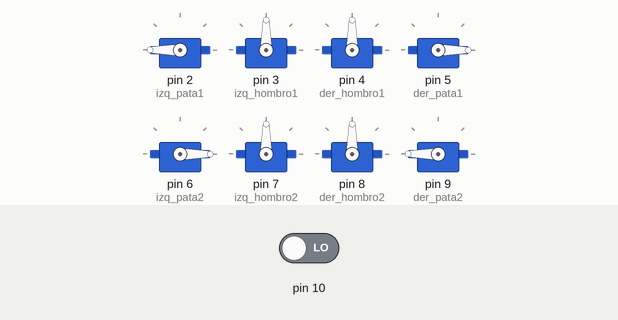
Recording of a sketch running on a simulated Arduino Uno, built with avr-gcc and run on an emulated ATmega328P. Parts: 8 × servo. Inputs (shaded band) come from the test bench; at power-on: pin 10 LOW.

Above: at 1.2 s.
1.3 s: pin 10 driven HIGH
At 1.4 s:
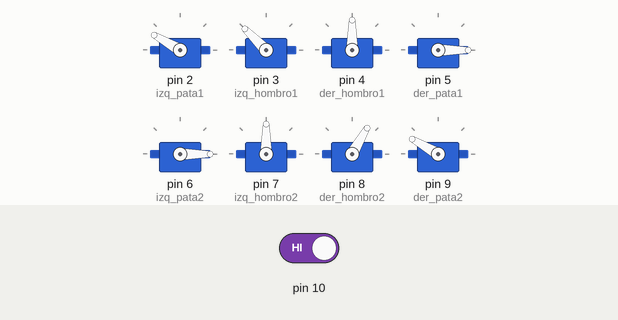
4.3 s: pin 10 driven LOW
At 6.5 s:
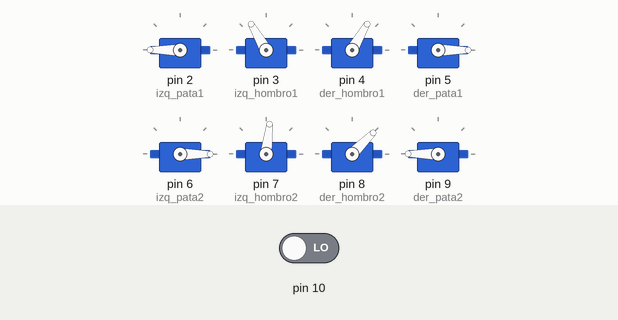
7.3 s: pin 10 driven HIGH
At 7.4 s:
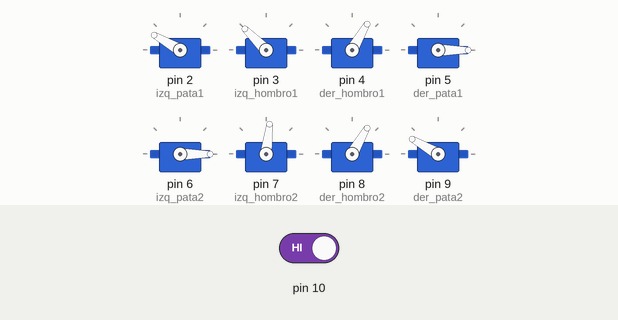
Timing chart, 0 to 16.3 s (numbered marks = the images above; inputs shaded):
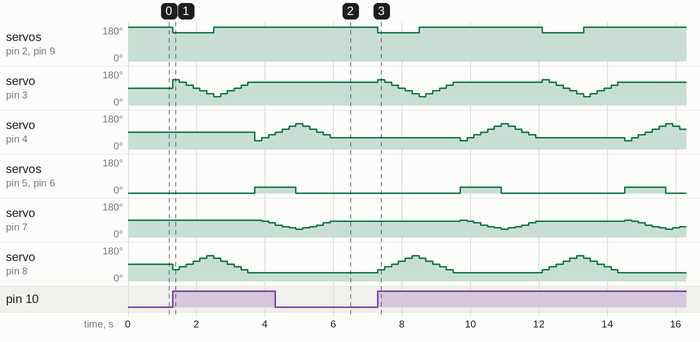

The sketch:

Aranita.ino
```cpp
#include<Servo.h>
// prueba de git
// Declaración de los servo motores
Servo izq_pata1;
Servo izq_hombro1;
Servo der_pata1;
Servo der_hombro1;

Servo izq_pata2;
Servo izq_hombro2;
Servo der_pata2;
Servo der_hombro2;
int swich = 1 ;


// posiciones de las articulaciones
int ang_i_p1[] = {150, 150, 150, 150, 150, 150, 180, 180, 180, 180, 180, 180};
int ang_i_h1[] = {135, 120, 105, 90, 75, 60, 45, 60, 75, 90, 105, 120};
int ang_d_p1[] = { 30, 30, 30, 30, 30, 30, 0, 0, 0, 0, 0, 0};
int ang_d_h1[] = {45, 60, 75, 90, 105, 120, 135, 120, 105, 90, 75, 60};

int ang_i_p2[] = {30, 30, 30, 30, 30, 30, 0, 0, 0, 0, 0, 0};
int ang_i_h2[] = {90, 83, 76, 62, 55, 48, 41, 48, 55, 62, 76, 83};
int ang_d_p2[] = {150, 150, 150, 150, 150, 150, 180, 180, 180, 180, 180, 180 };
int ang_d_h2[] = {60, 75, 90, 105, 120, 135, 120, 105, 90, 75, 60, 45};

int x = 1 ;
int y = 1 ;
void setup()
{
  Serial.begin(9600);
  pinMode(10, INPUT);

  izq_pata1.attach(2);
  izq_hombro1.attach(3);
  der_hombro1.attach(4);
  der_pata1.attach(5);

  izq_pata2.attach(6);
  izq_hombro2.attach(7);
  der_hombro2.attach(8);
  der_pata2.attach(9);

  izq_pata1.write(180);
  izq_hombro1.write(90);
  der_hombro1.write(90);
  der_pata1.write(0);

  izq_pata2.write(0);
  izq_hombro2.write(90);
  der_hombro2.write(90);
  der_pata2.write(180);

  izq_pata2.write(0);
  izq_hombro2.write(90);
  der_hombro2.write(90);
  der_pata2.write(180);

}

void loop() {
  swich = digitalRead(10);
  if (swich == HIGH) {
    if (x == 1) {
      for (byte i = 0; i < 12; i = i + 1) {
        izq_pata1.write(ang_i_p1[i]);  // enviar posición al servo de la rodilla izquierda
        izq_hombro1.write(ang_i_h1[i]);  // enviar posición al servo de la cadera izquierda
        der_pata2.write(ang_d_p2[i]);  // enviar posición al servo de la rodilla derecha
        der_hombro2.write(ang_d_h2[i]);  // enviar posición al servo de la cadera derecha

        delay(200); // Refrescar posición cada 50 ms
      }
      x = 0;
      y = 1;
    }

    if (y == 1) {
      for (byte i = 0; i < 12; i = i + 1) {
        der_pata1.write(ang_d_p1[i]);  // enviar posición al servo de la rodilla derecha
        der_hombro1.write(ang_d_h1[i]);  // enviar posición al servo de la cadera derecha
        izq_pata2.write(ang_i_p2[i]);  // enviar posición al servo de la rodilla izquierda
        izq_hombro2.write(ang_i_h2[i]);  // enviar posición al servo de la cadera izquierda
        delay(200); // Refrescar posición cada 50 ms
      }
      y = 0;
      x = 1;
    }
  }
}
```

Measured:
- after the input at 1.3 s, servo on pin 2 (izq_pata1): 180° → 150° at once, → 180° 1.2 s later; servo on pin 3 (izq_hombro1): 90° → 135° at once, → 120° 0.20 s later, → 105° 0.20 s later, → 90° 0.20 s later, … (12 changes in this stretch)
- after the input at 4.3 s, servo on pin 2 (izq_pata1), servo on pin 9 (der_pata2): stays 180° (without the input it goes to 150° after 1.8 s); servo on pin 3 (izq_hombro1): stops changing and stays 120°; servo on pin 8 (der_hombro2): stays 45° (without the input it goes to 60° after 1.8 s)
- after the input at 7.3 s, servo on pin 2 (izq_pata1): alternates 180° for 3.6 s and 150° for 1.2 s, starting at once; servo on pin 3 (izq_hombro1): 120° → 135° at once, → 120° 0.20 s later, → 105° 0.20 s later, → 90° 0.20 s later, … (24 changes in this stretch)
